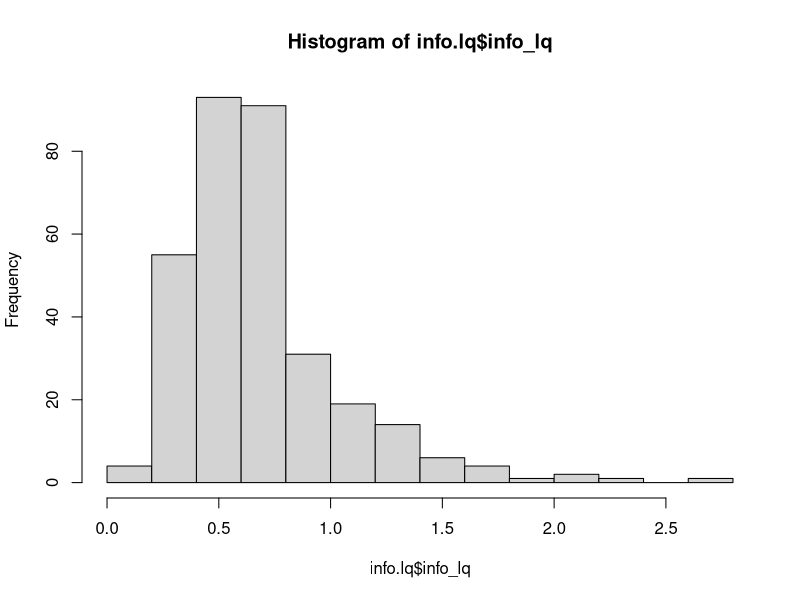
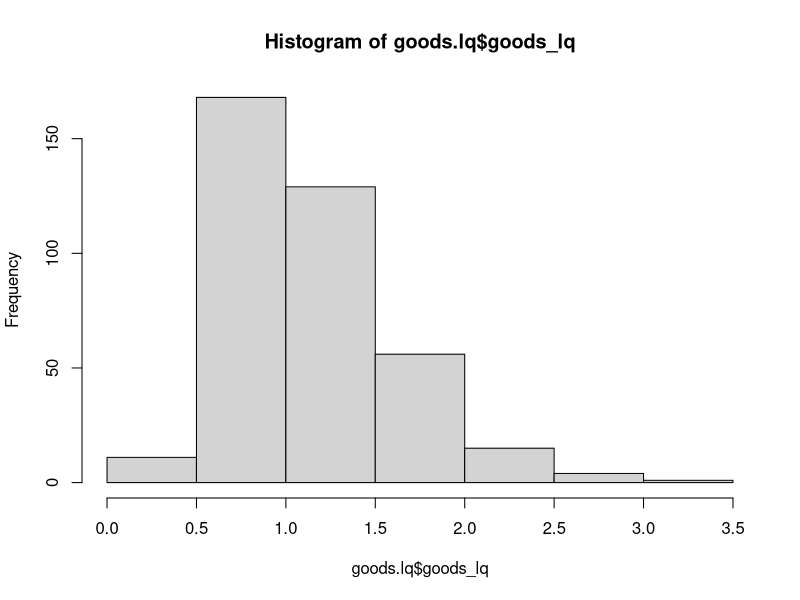
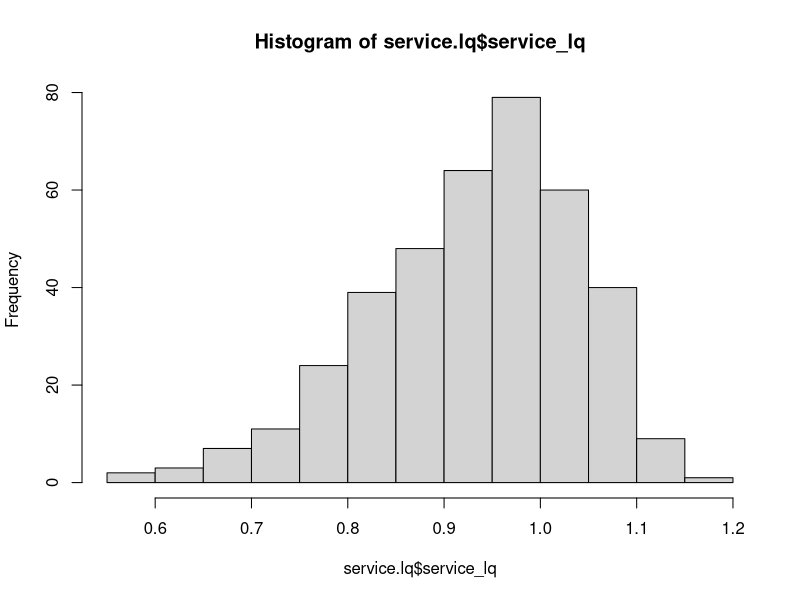
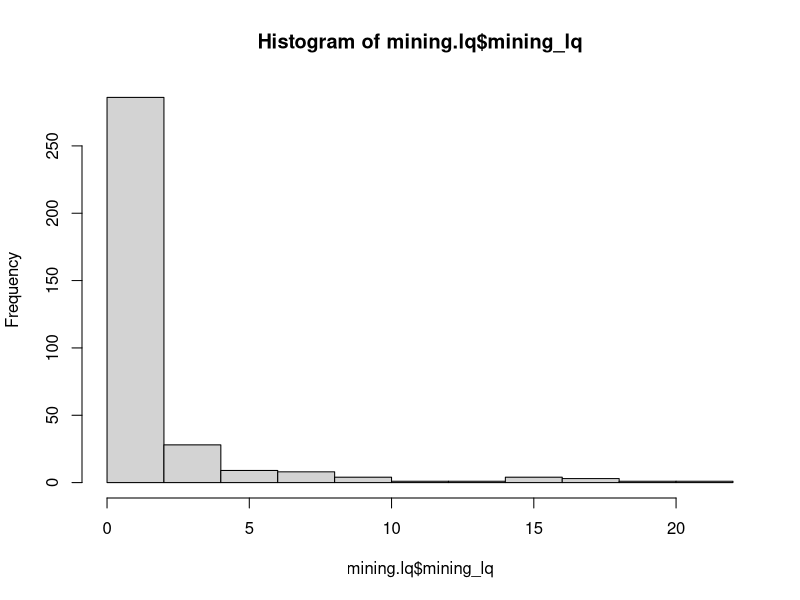
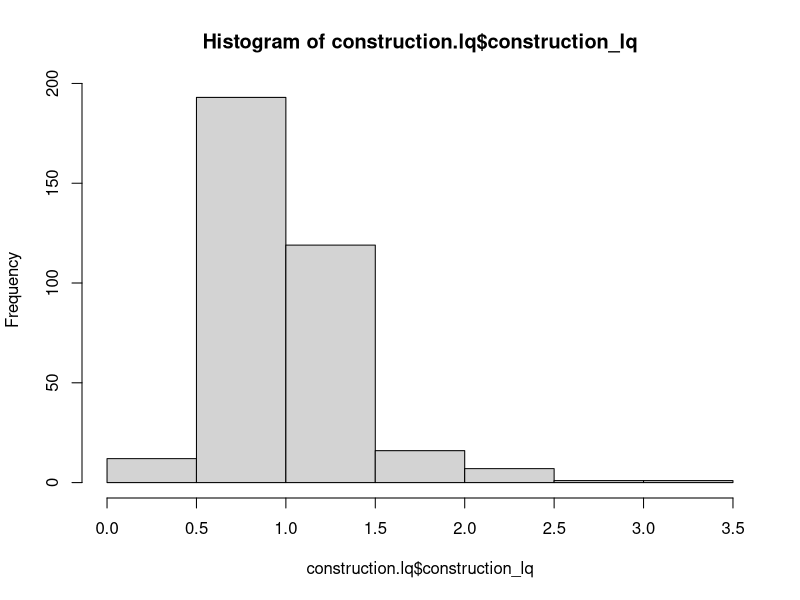
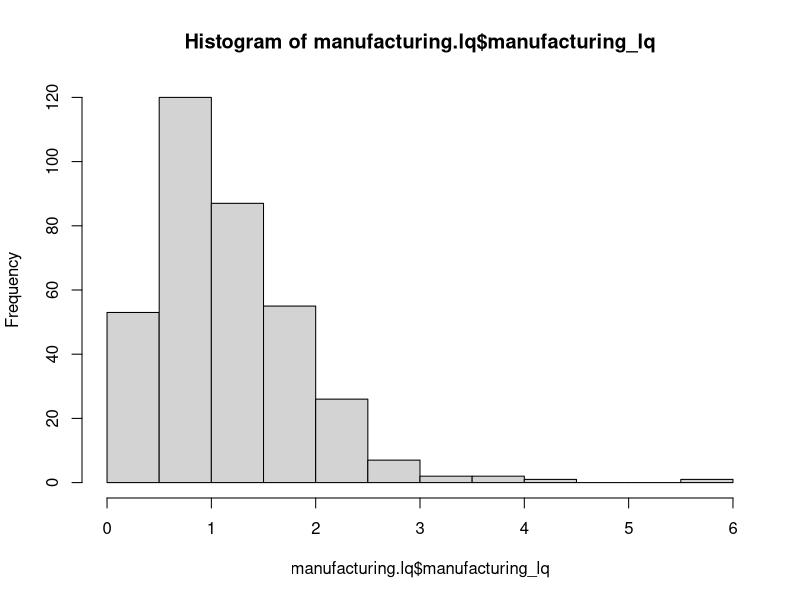
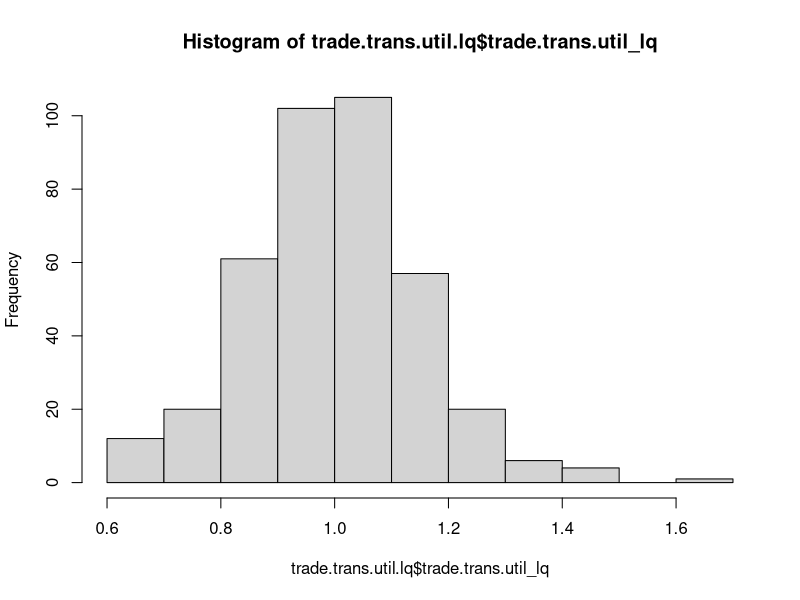
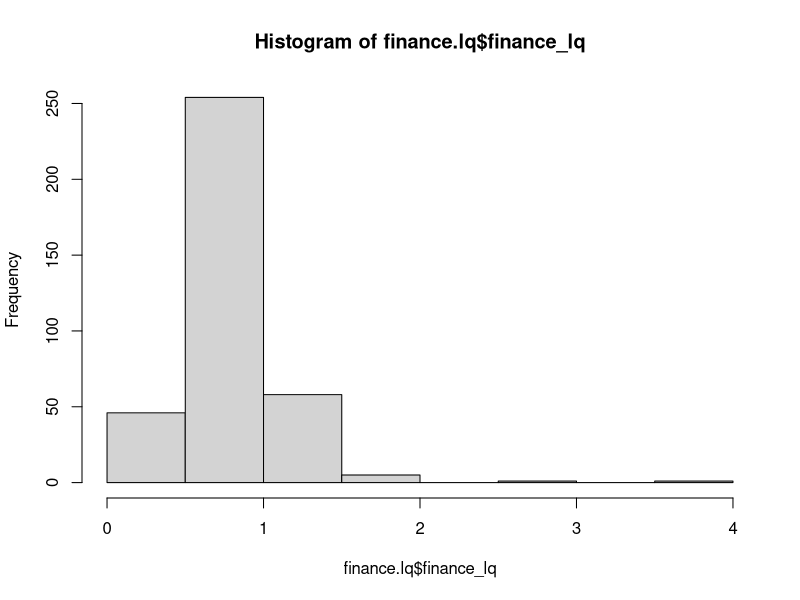

Write R code to recreate these figures, in order. (Note: this script raises an error after producing the figures.)
setwd("/Users/anissa/Github/uwcom521-anissa-final-project")

#INFORMATION SECTOR DATA MUNGING

#Make a copy of the dataset that I won't touch:
raw.info <- read.csv("qcew_msa_1022_2015_annual_private_information.csv")

#Get just the entries for the metro- and micro- politan statistical areas
#From looking at the documentation, it's clear that msa's are 
#are designated by "C" before the area_fips code,
#so I can use that to subset.

#The grep() function  subsets by character string
#Found this example online:
#irisSubset <- iris[grep("osa", iris$Species), ]

info.msa <- raw.info[grep("C", raw.info$area_fips), ]

#Now, keep only the cities msa's that have reported location quotients, which 
#is indicated in the column "lq_disclosure_code"
#Unfortunatley, the "no's" are coded with an "N" and the "yes's" are just missing values
#So I can simply run a logical on them. 

#First, I'll code missing values as Y and then I'll subset for the Y's
#I can't just make the blanks Y's because the column is a factor and 
#there is no factor level defined for Y
#So instead of messing with adding a new factor level, which seems complicated,
#I'll coerce the vector into being a character
#The blanks aren't considered NA's anymore, so I can't just us as.na() to replace
#Instead I have to replace the blank characters like this: 

info.msa$lq_disclosure_code <- as.character(info.msa$lq_disclosure_code)
info.msa$lq_disclosure_code[info.msa$lq_disclosure_code==""] <- "Y"

#Now subset only for the Y's

info.msa.lq.disclosed <- subset(info.msa, lq_disclosure_code == "Y")

#Now create a new dataframe with only the columns I want, which is area_fips and lq_annual_avg_emplvl

info.lq <- data.frame(area_fips = info.msa.lq.disclosed$area_fips, info_lq = info.msa.lq.disclosed$lq_annual_avg_emplvl)
info.lq

hist(info.lq$info_lq)


#GOODS PRODUCING SECTOR DATA MUNGING

#Make a copy of the dataset that I won't touch:
raw.goods <- read.csv("qcew_msa_101_2015_annual_private_goods_producing.csv")

#Get just the entries for the metro- and micro- politan statistical areas

goods.msa <- raw.goods[grep("C", raw.goods$area_fips), ]

#Now, keep only the cities msa's that have reported location quotients 

goods.msa$lq_disclosure_code <- as.character(goods.msa$lq_disclosure_code)
goods.msa$lq_disclosure_code[goods.msa$lq_disclosure_code==""] <- "Y"

#Now subset only for the Y's

goods.msa.lq.disclosed <- subset(goods.msa, lq_disclosure_code == "Y")

#Now create a new dataframe with only the columns I want, which is area_fips and lq_annual_avg_emplvl

goods.lq <- data.frame(area_fips = goods.msa.lq.disclosed$area_fips, goods_lq = goods.msa.lq.disclosed$lq_annual_avg_emplvl)
goods.lq

hist(goods.lq$goods_lq)

#SERVICE PROVIDING SECTOR DATA MUNGING

#Make a copy of the dataset that I won't touch:
raw.service <- read.csv("qcew_msa_102_2015_annual_private_service_providing.csv")

#Get just the entries for the metro- and micro- politan statistical areas

service.msa <- raw.service[grep("C", raw.service$area_fips), ]

#Now, keep only the cities msa's that have reported location quotients 

service.msa$lq_disclosure_code <- as.character(service.msa$lq_disclosure_code)
service.msa$lq_disclosure_code[service.msa$lq_disclosure_code==""] <- "Y"

#Now subset only for the Y's

service.msa.lq.disclosed <- subset(service.msa, lq_disclosure_code == "Y")

#Now create a new dataframe with only the columns I want, which is area_fips and lq_annual_avg_emplvl

service.lq <- data.frame(area_fips = service.msa.lq.disclosed$area_fips,
                         service_lq = service.msa.lq.disclosed$lq_annual_avg_emplvl)
service.lq

hist(service.lq$service_lq)

#NATURAL RESOURCE MINING SECTOR DATA MUNGING

#Make a copy of the dataset that I won't touch:
raw.mining <- read.csv("qcew_msa_1011_2015_annual_private_nat_rsrs_mining.csv")

#Get just the entries for the metro- and micro- politan statistical areas

mining.msa <- raw.mining[grep("C", raw.mining$area_fips), ]

#Now, keep only the cities msa's that have reported location quotients 

mining.msa$lq_disclosure_code <- as.character(mining.msa$lq_disclosure_code)
mining.msa$lq_disclosure_code[mining.msa$lq_disclosure_code==""] <- "Y"

#Now subset only for the Y's

mining.msa.lq.disclosed <- subset(mining.msa, lq_disclosure_code == "Y")

#Now create a new dataframe with only the columns I want, which is area_fips and lq_annual_avg_emplvl

mining.lq <- data.frame(area_fips = mining.msa.lq.disclosed$area_fips,
                         mining_lq = mining.msa.lq.disclosed$lq_annual_avg_emplvl)
mining.lq

hist(mining.lq$mining_lq)

#CONSTRUCTION SECTOR DATA MUNGING

#Make a copy of the dataset that I won't touch:
raw.construction <- read.csv("qcew_msa_1012_2015_annual_private_construction.csv")

#Get just the entries for the metro- and micro- politan statistical areas

construction.msa <- raw.construction[grep("C", raw.construction$area_fips), ]

#Now, keep only the cities msa's that have reported location quotients 

construction.msa$lq_disclosure_code <- as.character(construction.msa$lq_disclosure_code)
construction.msa$lq_disclosure_code[construction.msa$lq_disclosure_code==""] <- "Y"

#Now subset only for the Y's

construction.msa.lq.disclosed <- subset(construction.msa, lq_disclosure_code == "Y")

#Now create a new dataframe with only the columns I want, which is area_fips and lq_annual_avg_emplvl

construction.lq <- data.frame(area_fips = construction.msa.lq.disclosed$area_fips,
                        construction_lq = construction.msa.lq.disclosed$lq_annual_avg_emplvl)
construction.lq

hist(construction.lq$construction_lq)

#MANUFACTURING SECTOR DATA MUNGING

#Make a copy of the dataset that I won't touch:
raw.manufacturing <- read.csv("qcew_msa_1013_2015_annual_private_manufacturing.csv")

#Get just the entries for the metro- and micro- politan statistical areas

manufacturing.msa <- raw.manufacturing[grep("C", raw.manufacturing$area_fips), ]

#Now, keep only the cities msa's that have reported location quotients 

manufacturing.msa$lq_disclosure_code <- as.character(manufacturing.msa$lq_disclosure_code)
manufacturing.msa$lq_disclosure_code[manufacturing.msa$lq_disclosure_code==""] <- "Y"

#Now subset only for the Y's

manufacturing.msa.lq.disclosed <- subset(manufacturing.msa, lq_disclosure_code == "Y")

#Now create a new dataframe with only the columns I want, which is area_fips and lq_annual_avg_emplvl

manufacturing.lq <- data.frame(area_fips = manufacturing.msa.lq.disclosed$area_fips,
                              manufacturing_lq = manufacturing.msa.lq.disclosed$lq_annual_avg_emplvl)
manufacturing.lq

hist(manufacturing.lq$manufacturing_lq)

#TRADE, TRANSPORTATION & UTILITIES SECTOR DATA MUNGING

#Make a copy of the dataset that I won't touch:
raw.trade.trans.util <- read.csv("qcew_msa_1021_2015_annual_private_trade_transport_utilities.csv")

#Get just the entries for the metro- and micro- politan statistical areas

trade.trans.util.msa <- raw.trade.trans.util[grep("C", raw.trade.trans.util$area_fips), ]

#Now, keep only the cities msa's that have reported location quotients 

trade.trans.util.msa$lq_disclosure_code <- as.character(trade.trans.util.msa$lq_disclosure_code)
trade.trans.util.msa$lq_disclosure_code[trade.trans.util.msa$lq_disclosure_code==""] <- "Y"

#Now subset only for the Y's

trade.trans.util.msa.lq.disclosed <- subset(trade.trans.util.msa, lq_disclosure_code == "Y")

#Now create a new dataframe with only the columns I want, which is area_fips and lq_annual_avg_emplvl

trade.trans.util.lq <- data.frame(area_fips = trade.trans.util.msa.lq.disclosed$area_fips,
                               trade.trans.util_lq = trade.trans.util.msa.lq.disclosed$lq_annual_avg_emplvl)
trade.trans.util.lq

hist(trade.trans.util.lq$trade.trans.util_lq)

#FINANCIAL ACTIVITIES SECTOR DATA MUNGING

#Make a copy of the dataset that I won't touch:
raw.finance <- read.csv("qcew_msa_1023_2015_annual_private_financial_activities.csv")

#Get just the entries for the metro- and micro- politan statistical areas

finance.msa <- raw.finance[grep("C", raw.finance$area_fips), ]

#Now, keep only the cities msa's that have reported location quotients 

finance.msa$lq_disclosure_code <- as.character(finance.msa$lq_disclosure_code)
finance.msa$lq_disclosure_code[finance.msa$lq_disclosure_code==""] <- "Y"

#Now subset only for the Y's

finance.msa.lq.disclosed <- subset(finance.msa, lq_disclosure_code == "Y")

#Now create a new dataframe with only the columns I want, which is area_fips and lq_annual_avg_emplvl

finance.lq <- data.frame(area_fips = finance.msa.lq.disclosed$area_fips,
                               finance_lq = finance.msa.lq.disclosed$lq_annual_avg_emplvl)
finance.lq

hist(finance.lq$finance_lq)

#PROFESSIONAL AND BUSINESS SERVICES SECTOR DATA MUNGING

#Make a copy of the dataset that I won't touch:
raw.pro.bus <- read.csv("qcew_msa_1024_2015_annual_private_professional_and_business_services.csv")

#Get just the entries for the metro- and micro- politan statistical areas

pro.bus.msa <- raw.pro.bus[grep("C", raw.pro.bus$area_fips), ]

#Now, keep only the cities msa's that have reported location quotients 

pro.bus.msa$lq_disclosure_code <- as.character(pro.bus.msa$lq_disclosure_code)
pro.bus.msa$lq_disclosure_code[pro.bus.msa$lq_disclosure_code==""] <- "Y"

#Now subset only for the Y's

pro.bus.msa.lq.disclosed <- subset(pro.bus.msa, lq_disclosure_code == "Y")

#Now create a new dataframe with only the columns I want, which is area_fips and lq_annual_avg_emplvl

pro.bus.lq <- data.frame(area_fips = pro.bus.msa.lq.disclosed$area_fips,
                         pro.bus_lq = pro.bus.msa.lq.disclosed$lq_annual_avg_emplvl)
pro.bus.lq

hist(pro.bus.lq$pro.bus_lq)


#EDUCATION AND HEALTH SERVICES  SECTOR DATA MUNGING

#Make a copy of the dataset that I won't touch:
raw.ed.health <- read.csv("qcew_msa_1025_2015_annual_private_education_and_health_services.csv")

#Get just the entries for the metro- and micro- politan statistical areas

ed.health.msa <- raw.ed.health[grep("C", raw.ed.health$area_fips), ]

#Now, keep only the cities msa's that have reported location quotients 

ed.health.msa$lq_disclosure_code <- as.character(ed.health.msa$lq_disclosure_code)
ed.health.msa$lq_disclosure_code[ed.health.msa$lq_disclosure_code==""] <- "Y"

#Now subset only for the Y's

ed.health.msa.lq.disclosed <- subset(ed.health.msa, lq_disclosure_code == "Y")

#Now create a new dataframe with only the columns I want, which is area_fips and lq_annual_avg_emplvl

ed.health.lq <- data.frame(area_fips = ed.health.msa.lq.disclosed$area_fips,
                         ed.health_lq = ed.health.msa.lq.disclosed$lq_annual_avg_emplvl)
ed.health.lq

hist(ed.health.lq$ed.health_lq)


#LEISURE & HOSPITALITY SECTOR DATA MUNGING

#Make a copy of the dataset that I won't touch:
raw.leis.hosp <- read.csv("qcew_msa_1026_2015_annual_private_leisure_and_hospitality.csv")

#Get just the entries for the metro- and micro- politan statistical areas

leis.hosp.msa <- raw.leis.hosp[grep("C", raw.leis.hosp$area_fips), ]

#Now, keep only the cities msa's that have reported location quotients 

leis.hosp.msa$lq_disclosure_code <- as.character(leis.hosp.msa$lq_disclosure_code)
leis.hosp.msa$lq_disclosure_code[leis.hosp.msa$lq_disclosure_code==""] <- "Y"

#Now subset only for the Y's

leis.hosp.msa.lq.disclosed <- subset(leis.hosp.msa, lq_disclosure_code == "Y")

#Now create a new dataframe with only the columns I want, which is area_fips and lq_annual_avg_emplvl

leis.hosp.lq <- data.frame(area_fips = leis.hosp.msa.lq.disclosed$area_fips,
                         leis.hosp_lq = leis.hosp.msa.lq.disclosed$lq_annual_avg_emplvl)
leis.hosp.lq

hist(leis.hosp.lq$leis.hosp_lq)


#OTHER SERVICES SECTOR DATA MUNGING

#Make a copy of the dataset that I won't touch:
raw.other.serv <- read.csv("qcew_msa_1027_2015_annual_private_other_services.csv")

#Get just the entries for the metro- and micro- politan statistical areas

other.serv.msa <- raw.other.serv[grep("C", raw.other.serv$area_fips), ]

#Now, keep only the cities msa's that have reported location quotients 

other.serv.msa$lq_disclosure_code <- as.character(other.serv.msa$lq_disclosure_code)
other.serv.msa$lq_disclosure_code[other.serv.msa$lq_disclosure_code==""] <- "Y"

#Now subset only for the Y's

other.serv.msa.lq.disclosed <- subset(other.serv.msa, lq_disclosure_code == "Y")

#Now create a new dataframe with only the columns I want, which is area_fips and lq_annual_avg_emplvl

other.serv.lq <- data.frame(area_fips = other.serv.msa.lq.disclosed$area_fips,
                         other.serv_lq = other.serv.msa.lq.disclosed$lq_annual_avg_emplvl)
other.serv.lq

hist(other.serv.lq$other.serv_lq)

#LOCAL PUBLIC ADMINISTRATION SECTOR DATA MUNGING

#Make a copy of the dataset that I won't touch:
raw.pub.admin <- read.csv("qcew_msa_1028_2015_localgov_public_administration.csv")

#Get just the entries for the metro- and micro- politan statistical areas

pub.admin.msa <- raw.pub.admin[grep("C", raw.pub.admin$area_fips), ]
head(pub.admin.msa)
#There aren't any msa's reported for public administration data
#This is what is messing everything up later!
#Why I couldn't plot this one, and why I'm getting zero complete cases!
#Public administration data is clearly not aggregated to the msa level
#So not sure what I should do

#Now, keep only the cities msa's that have reported location quotients 

pub.admin.msa$lq_disclosure_code <- as.character(pub.admin.msa$lq_disclosure_code)
pub.admin.msa$lq_disclosure_code[pub.admin.msa$lq_disclosure_code==""] <- "Y"

#Now subset only for the Y's

pub.admin.msa.lq.disclosed <- subset(pub.admin.msa, lq_disclosure_code == "Y")

#Now create a new dataframe with only the columns I want, which is area_fips and lq_annual_avg_emplvl

pub.admin.lq <- data.frame(area_fips = pub.admin.msa.lq.disclosed$area_fips, 
                           pub.admin_lq = pub.admin.msa.lq.disclosed$lq_annual_avg_emplvl)
pub.admin.lq

hist(pub.admin.lq$pub.admin_lq)
#I GET AN ERROR MESSAGE FOR THIS ONE, AND I'M NOT SURE WHY!

#UNCLASSIFIED SECTOR DATA MUNGING

#Make a copy of the dataset that I won't touch:
raw.unclassified <- read.csv("qcew_msa_1029_2015_annual_private_unclassified.csv")

#Get just the entries for the metro- and micro- politan statistical areas

unclassified.msa <- raw.unclassified[grep("C", raw.unclassified$area_fips), ]

#Now, keep only the cities msa's that have reported location quotients 

unclassified.msa$lq_disclosure_code <- as.character(unclassified.msa$lq_disclosure_code)
unclassified.msa$lq_disclosure_code[unclassified.msa$lq_disclosure_code==""] <- "Y"

#Now subset only for the Y's

unclassified.msa.lq.disclosed <- subset(unclassified.msa, lq_disclosure_code == "Y")

#Now create a new dataframe with only the columns I want, which is area_fips and lq_annual_avg_emplvl

unclassified.lq <- data.frame(area_fips = unclassified.msa.lq.disclosed$area_fips,
                         unclassified_lq = unclassified.msa.lq.disclosed$lq_annual_avg_emplvl)
unclassified.lq

hist(unclassified.lq$unclassified_lq)


#FIPS CODES
#This is the file that was linked to from the BLS LQ documentation page:
#https://web.archive.org/web/20170202073616/https://data.bls.gov/cew/doc/access/csv_data_slices.htm
#https://web.archive.org/web/20170202073535/https://data.bls.gov/cew/doc/titles/area/area_titles.htm

raw.fips.area <- read.csv("fips_codes_area_titles.csv")
head(raw.fips.area)

#Get just the entries for the metro- and micro- politan statistical areas

key.fips.msa.names <- raw.fips.area[grep("C", raw.fips.area$area_fips), ]
head(key.fips.msa.names)

#Further refine to exclude Micropolitan msa's. I'm only interested in larger cities.
#Micropolitan statistical areas have "MicroSA" following the place name, while
#Metropolitan statistical areas have "MSA" following the place name. 
#So I can do grep() for "MSA" as well

key.fips.msa.names <- key.fips.msa.names[grep("MSA", key.fips.msa.names$area_title), ]
head(key.fips.msa.names)

#MERGE THESE DATAFRAMES TOGETHER ACCORDING TO THE area_fips COLUMN

#new.df <- merge(first.df, second.df, by.x="SelectedColumn", by.y = "SelectedColumn", all.x = TRUE, all.y = TRUE)
#NOTE: GOOD IDEA TO ALWAYS DO all.x=TRUE and all.y=TRUE BECAUSE THAT WAY YOU CAN SEE THE DATA
#THAT DOESN'T MATCH UP, INSTEAD OF IT JUST DISAPPEARING. THIS IS IMPORTANT BECAUSE SOMETIMES
#IT MIGHT HELP YOU CATCH ANOMALIES IN DATA, E.G. LIKE ONE OBSERVATION BEING "SEATTLE, WA" AND 
#ANOTHER BEING "SEATTLE, WASHINGTON").

#First, start merging the lq data with the key.fips.msa.names file

merged.0 <- merge(key.fips.msa.names, construction.lq, by.x = "area_fips", by.y = "area_fips", all.x = TRUE, all.y = TRUE)
merged.1 <- merge(merged.0, ed.health.lq, by.x = "area_fips", by.y = "area_fips", all.x = TRUE, all.y = TRUE)
merged.2 <- merge(merged.1, finance.lq, by.x = "area_fips", by.y = "area_fips", all.x = TRUE, all.y = TRUE)
merged.3 <- merge(merged.2, goods.lq, by.x = "area_fips", by.y = "area_fips", all.x = TRUE, all.y = TRUE)
merged.4 <- merge(merged.3, info.lq, by.x = "area_fips", by.y = "area_fips", all.x = TRUE, all.y = TRUE)
merged.5 <- merge(merged.4, leis.hosp.lq, by.x = "area_fips", by.y = "area_fips", all.x = TRUE, all.y = TRUE)
merged.6 <- merge(merged.5, manufacturing.lq, by.x = "area_fips", by.y = "area_fips", all.x = TRUE, all.y = TRUE)
merged.7 <- merge(merged.6, mining.lq, by.x = "area_fips", by.y = "area_fips", all.x = TRUE, all.y = TRUE)
merged.8 <- merge(merged.7, other.serv.lq, by.x = "area_fips", by.y = "area_fips", all.x = TRUE, all.y = TRUE)
merged.9 <- merge(merged.8, pro.bus.lq, by.x = "area_fips", by.y = "area_fips", all.x = TRUE, all.y = TRUE)
merged.10 <- merge(merged.9, pub.admin.lq, by.x = "area_fips", by.y = "area_fips", all.x = TRUE, all.y = TRUE)
merged.11 <- merge(merged.10, service.lq, by.x = "area_fips", by.y = "area_fips", all.x = TRUE, all.y = TRUE)
merged.12 <- merge(merged.11, trade.trans.util.lq, by.x = "area_fips", by.y = "area_fips", all.x = TRUE, all.y = TRUE)
merged.13 <- merge(merged.12, unclassified.lq, by.x = "area_fips", by.y = "area_fips", all.x = TRUE, all.y = TRUE)

all.sector.lq <- merged.13
head(all.sector.lq)
write.csv(all.sector.lq, file = "all_sector_lq.csv")

#Get a set of complete cases

#lq.data <- all.sector.lq[complete.cases(all.sector.lq), ]
#head(lq.data)

#When I do this, I get zero complete cases.
#After looking through it, I realized that this is because the public administration data
#isn't aggregated to the msa level, so when I subset that data, I ended up with an empty df.

#For now, I'm just going to do complete cases for the other columns and exclude this one
#until I figure out what to do. 
#Found this example online, which I'll try to emulate:
#final[complete.cases(final[,5:6]),]

lq.data.complete <- all.sector.lq[complete.cases(all.sector.lq[, c(1:12, 14:16)]), ]
head(lq.data.complete)

write.csv(lq.data.complete, file = "clean.lq.csv", row.names = FALSE)

